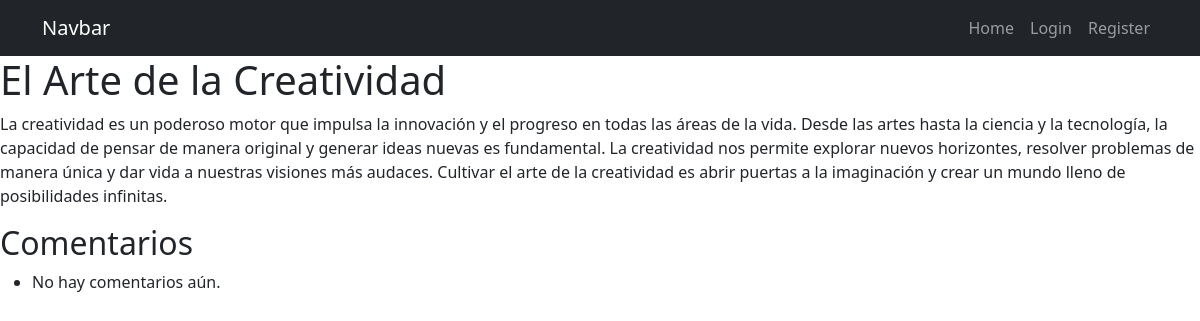
Page /article/3/ on the committed database.
### blog/models.py (models this page shows, shortened)
class Article(models.Model):
    title = models.CharField(max_length=100)
    content = models.TextField()
    author = models.ForeignKey(User, on_delete=models.CASCADE)
    published_date = models.DateTimeField(auto_now_add=True)

### blog/views.py (the view)
# urls.py: path('article/<int:article_id>/', views.article_detail, name='article_detail'),
def article_detail(request, article_id):
    article = get_object_or_404(Article, pk=article_id)
    return render(request, 'blog/article_detail.html', {'article': article})

### blog/templates/blog/article_detail.html (shortened to what this page needs)
{% extends 'blog/base.html' %}
{% block content %}
    <h1>{{ article.title }}</h1>
    <p>{{ article.content }}</p>
    <h2>Comentarios</h2>
    <ul>
      {% for comment in article.comment_set.all %}
      <li>{{ comment.author.username }}: {{ comment.text }}</li>
      {% empty %}
      <li>No hay comentarios aún.</li>
      {% endfor %}
    </ul>
{% endblock %}

### rows in the picture
Article: title "El Arte de la Creatividad", content "La creatividad es un poderoso motor que impulsa la innovación y el progreso en todas las áreas de la vida. Desde las artes hasta la ciencia y la tecnología, la capacidad de pensar de manera original y generar ideas nuevas es fundamental. La creatividad nos permite explorar nuevos horizontes, resolver problemas de manera única y dar vida a nuestras visiones más audaces. Cultivar el arte de la creatividad es abrir puertas a la imaginación y crear un mundo lleno de posibilidades infinitas."
